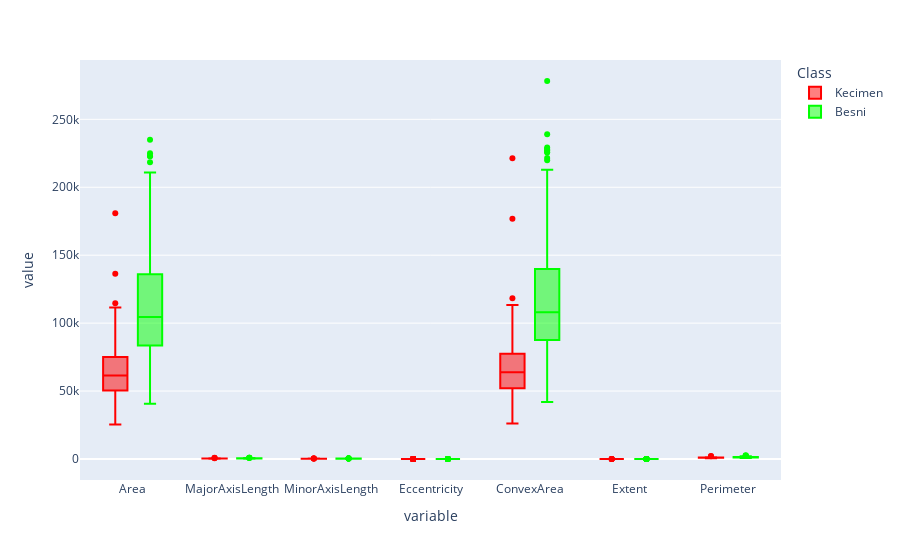

Source (notebook cell):
### Code cell
fig = px.box(df, color="Class", color_discrete_map={"Kecimen":'#FF0000',"Besni":'#00FF00'})
fig.show()

### Figure 1 — Plotly figure (JSON) as saved in the notebook; plotly's stock layout.template omitted (floating-point values rounded to 4 significant figures; data arrays with more than 128 entries replaced by an {"elided": "..."} marker saying what was removed)
{"data": [{"alignmentgroup": "True", "hovertemplate": "Class=Kecimen<br>variable=%{x}<br>value=%{y}<extra></extra>", "legendgroup": "Kecimen", "marker": {"color": "#FF0000"}, "name": "Kecimen", "notched": false, "offsetgroup": "Kecimen", "orientation": "v", "showlegend": true, "type": "box", "x": {"elided": "3150 str values"}, "x0": " ", "xaxis": "x", "y": {"elided": "3150 float values"}, "y0": " ", "yaxis": "y"}, {"alignmentgroup": "True", "hovertemplate": "Class=Besni<br>variable=%{x}<br>value=%{y}<extra></extra>", "legendgroup": "Besni", "marker": {"color": "#00FF00"}, "name": "Besni", "notched": false, "offsetgroup": "Besni", "orientation": "v", "showlegend": true, "type": "box", "x": {"elided": "3150 str values"}, "x0": " ", "xaxis": "x", "y": {"elided": "3150 float values"}, "y0": " ", "yaxis": "y"}], "layout": {"boxmode": "group", "legend": {"title": {"text": "Class"}, "tracegroupgap": 0}, "margin": {"t": 60}, "xaxis": {"anchor": "y", "domain": [0, 1], "title": {"text": "variable"}}, "yaxis": {"anchor": "x", "domain": [0, 1], "title": {"text": "value"}}}}
